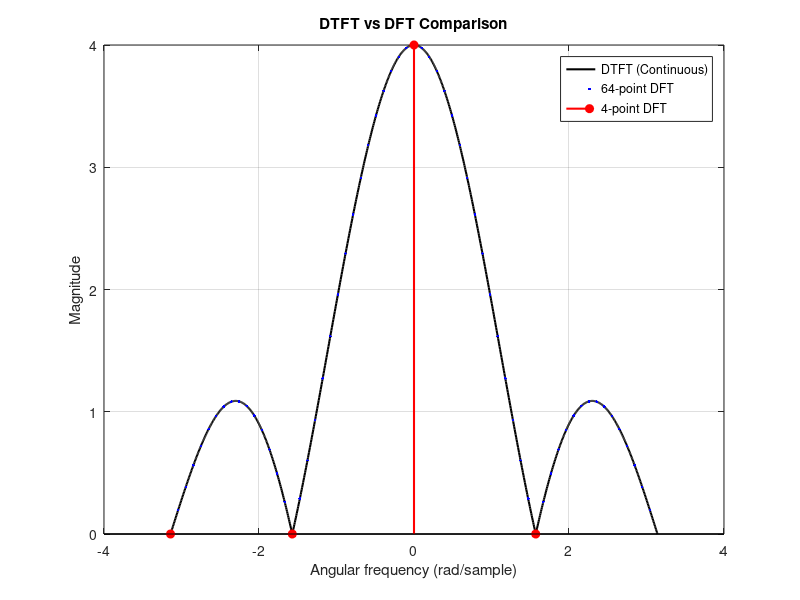

Write MATLAB code to recreate this figure.
% exercise4.m
x = [1 1 1 1];
n = 0:length(x)-1;

% DTFT (Continuous)
w = linspace(-pi, pi, 1000);
X = x * exp(-1j * (n.' * w));

% 4-point DFT (Shifted to align with -pi to pi)
X4 = fftshift(fft(x, 4));
w4 = linspace(-pi, pi - (2*pi/4), 4);

% 64-point DFT (Shifted to align with -pi to pi)
X64 = fftshift(fft(x, 64));
w64 = linspace(-pi, pi - (2*pi/64), 64);

figure('Color', 'white');
plot(w, abs(X), 'k', 'LineWidth', 1.5);
hold on;
stem(w64, abs(X64), 'b', 'Marker', '.', 'LineStyle', 'none');
stem(w4, abs(X4), 'r', 'filled', 'LineWidth', 1.5);
grid on;
xlabel('Angular frequency (rad/sample)');
ylabel('Magnitude');
title('DTFT vs DFT Comparison');
legend('DTFT (Continuous)', '64-point DFT', '4-point DFT');

saveas(gcf, 'dtft-dft-comparison.png');
